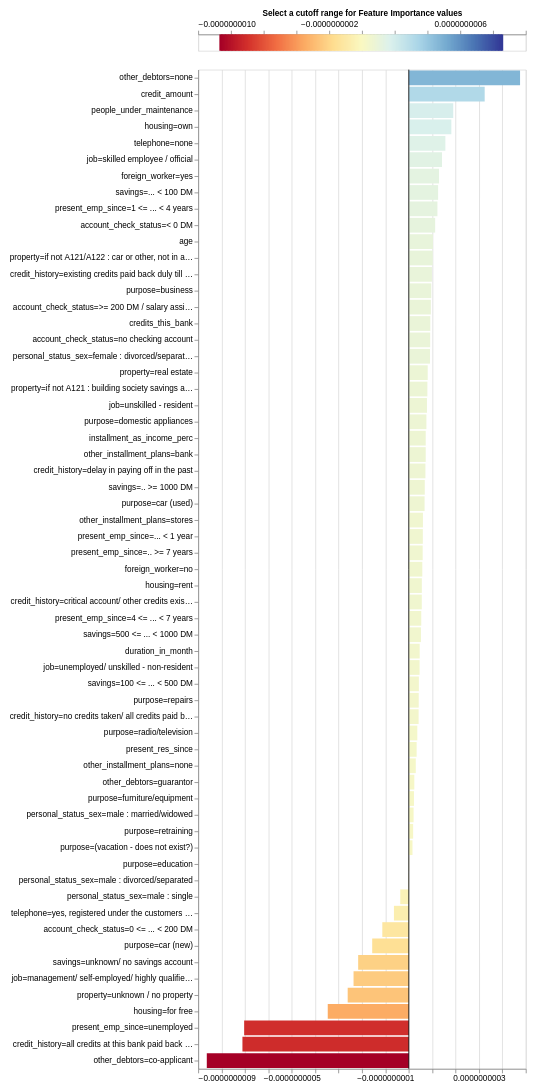

Write notebook code for a chart like this one.
### Code cell
lime_exp.plot_features_importance()

### Figure 1 — Vega-Lite specification as saved in the notebook (floating-point values rounded to 4 significant figures; data arrays with more than 128 entries replaced by an {"elided": "..."} marker saying what was removed)
{"config": {"view": {"continuousWidth": 400, "continuousHeight": 300}, "axis": {"labelFontSize": 10, "labelLimit": 225.0}}, "vconcat": [{"layer": [{"data": {"name": "data-17fa08b04755b3252570e1b3c86fe4d5"}, "mark": {"type": "rule", "strokeWidth": 3}, "encoding": {"color": {"field": "xValue", "legend": null, "scale": {"domain": [-8.633e-10, 8.633e-10], "domainMid": 0, "scheme": "redyellowblue"}, "type": "quantitative"}, "x": {"axis": {"orient": "top", "titleFontSize": 10}, "field": "xValue", "title": "Select a cutoff range for Feature Importance values ", "type": "quantitative"}}}, {"data": {"name": "data-c7bc3ae69e1253e8223f70a11d04b99d"}, "mark": {"type": "rect", "color": "black", "height": 20, "opacity": 0.4, "tooltip": true}, "encoding": {"x": {"field": "x_min", "type": "quantitative"}, "x2": {"field": "x_max"}, "y": {"axis": null, "field": "y", "type": "quantitative"}}, "selection": {"Cutter": {"type": "single", "fields": ["cutoff"], "bind": {"input": "range", "max": 8.633e-10, "min": 0, "name": "Importance cutoff value (±) ", "step": 1.727e-11}, "init": {"cutoff": 0.0}}}, "transform": [{"calculate": "(-Cutter.cutoff)", "as": "x_min"}, {"calculate": "Cutter.cutoff", "as": "x_max"}]}], "height": 20}, {"layer": [{"data": {"name": "data-1719ca0f0ce11ccd9011d1f3c7ad12ad"}, "mark": "bar", "encoding": {"color": {"field": "value", "legend": null, "scale": {"domain": [-8.633e-10, 8.633e-10], "domainMid": 0, "scheme": "blueorange"}, "type": "quantitative"}, "tooltip": [{"field": "name", "title": "Feature", "type": "nominal"}, {"field": "value", "title": "Importance", "type": "quantitative"}], "x": {"field": "value", "title": null, "type": "quantitative"}, "y": {"field": "name", "sort": {"field": "value", "op": "mean", "order": "descending"}, "title": null, "type": "nominal"}}, "selection": {"Cutter": {"type": "single", "fields": ["cutoff"], "bind": {"input": "range", "max": 8.633e-10, "min": 0, "name": "Importance cutoff value (±) ", "step": 1.727e-11}, "init": {"cutoff": 0.0}}}, "transform": [{"filter": "((datum.value > Cutter.cutoff) || (datum.value < (-Cutter.cutoff)))"}]}, {"data": {"name": "data-9c00aa9dc2b1c1a0b4bf9b34ead12925"}, "mark": "rule", "encoding": {"x": {"field": "x", "type": "quantitative"}}}]}], "padding": 10, "$schema": "https://vega.github.io/schema/vega-lite/v4.17.0.json", "datasets": {"data-17fa08b04755b3252570e1b3c86fe4d5": {"elided": "200 records"}, "data-c7bc3ae69e1253e8223f70a11d04b99d": [{"y": 0, "x": -0.5, "x2": 0.5}], "data-1719ca0f0ce11ccd9011d1f3c7ad12ad": [{"name": "other_debtors=co-applicant", "value": -8.633e-10}, {"name": "credit_history=all credits at this bank paid back duly", "value": -7.11e-10}, {"name": "present_emp_since=unemployed", "value": -7.036e-10}, {"name": "other_debtors=none", "value": 4.755e-10}, {"name": "housing=for free", "value": -3.464e-10}, {"name": "credit_amount", "value": 3.243e-10}, {"name": "property=unknown / no property", "value": -2.612e-10}, {"name": "job=management/ self-employed/ highly qualified employee/ officer", "value": -2.361e-10}, {"name": "savings=unknown/ no savings account", "value": -2.164e-10}, {"name": "people_under_maintenance", "value": 1.899e-10}, {"name": "housing=own", "value": 1.819e-10}, {"name": "purpose=car (new)", "value": -1.564e-10}, {"name": "telephone=none", "value": 1.563e-10}, {"name": "job=skilled employee / official", "value": 1.418e-10}, {"name": "foreign_worker=yes", "value": 1.292e-10}, {"name": "savings=... < 100 DM", "value": 1.253e-10}, {"name": "present_emp_since=1 <= ... < 4 years", "value": 1.224e-10}, {"name": "account_check_status=0 <= ... < 200 DM", "value": -1.132e-10}, {"name": "account_check_status=< 0 DM", "value": 1.127e-10}, {"name": "age", "value": 1.032e-10}, {"name": "property=if not A121/A122 : car or other, not in attribute 6", "value": 1.023e-10}, {"name": "credit_history=existing credits paid back duly till now", "value": 9.886e-11}, {"name": "purpose=business", "value": 9.599e-11}, {"name": "account_check_status=>= 200 DM / salary assignments for at least 1 year", "value": 9.422e-11}, {"name": "credits_this_bank", "value": 9.195e-11}, {"name": "account_check_status=no checking account", "value": 9.137e-11}, {"name": "personal_status_sex=female : divorced/separated/married", "value": 9.054e-11}, {"name": "property=real estate", "value": 8.087e-11}, {"name": "property=if not A121 : building society savings agreement/ life insurance", "value": 7.946e-11}, {"name": "job=unskilled - resident", "value": 7.759e-11}, {"name": "purpose=domestic appliances", "value": 7.528e-11}, {"name": "installment_as_income_perc", "value": 7.233e-11}, {"name": "other_installment_plans=bank", "value": 7.232e-11}, {"name": "credit_history=delay in paying off in the past", "value": 7.11e-11}, {"name": "savings=.. >= 1000 DM ", "value": 6.829e-11}, {"name": "purpose=car (used)", "value": 6.745e-11}, {"name": "telephone=yes, registered under the customers name ", "value": -6.352e-11}, {"name": "other_installment_plans=stores", "value": 6.042e-11}, {"name": "present_emp_since=... < 1 year ", "value": 5.996e-11}, {"name": "present_emp_since=.. >= 7 years", "value": 5.928e-11}, {"name": "foreign_worker=no", "value": 5.774e-11}, {"name": "housing=rent", "value": 5.569e-11}, {"name": "credit_history=critical account/ other credits existing (not at this bank)", "value": 5.551e-11}, {"name": "present_emp_since=4 <= ... < 7 years", "value": 5.325e-11}, {"name": "savings=500 <= ... < 1000 DM ", "value": 5.192e-11}, {"name": "duration_in_month", "value": 4.657e-11}, {"name": "job=unemployed/ unskilled - non-resident", "value": 4.608e-11}, {"name": "savings=100 <= ... < 500 DM", "value": 4.302e-11}, {"name": "purpose=repairs", "value": 4.24e-11}, {"name": "credit_history=no credits taken/ all credits paid back duly", "value": 4.192e-11}, {"name": "personal_status_sex=male : single", "value": -3.645e-11}, {"name": "purpose=radio/television", "value": 3.644e-11}, {"name": "present_res_since", "value": 3.354e-11}, {"name": "other_installment_plans=none", "value": 2.981e-11}, {"name": "other_debtors=guarantor", "value": 2.361e-11}, {"name": "purpose=furniture/equipment", "value": 2.204e-11}, {"name": "personal_status_sex=male : married/widowed", "value": 2.047e-11}, {"name": "purpose=retraining", "value": 1.857e-11}, {"name": "purpose=(vacation - does not exist?)", "value": 1.582e-11}, {"name": "personal_status_sex=male : divorced/separated", "value": -1.631e-12}, {"name": "purpose=education", "value": 1.536e-12}], "data-9c00aa9dc2b1c1a0b4bf9b34ead12925": [{"x": 0}]}}
